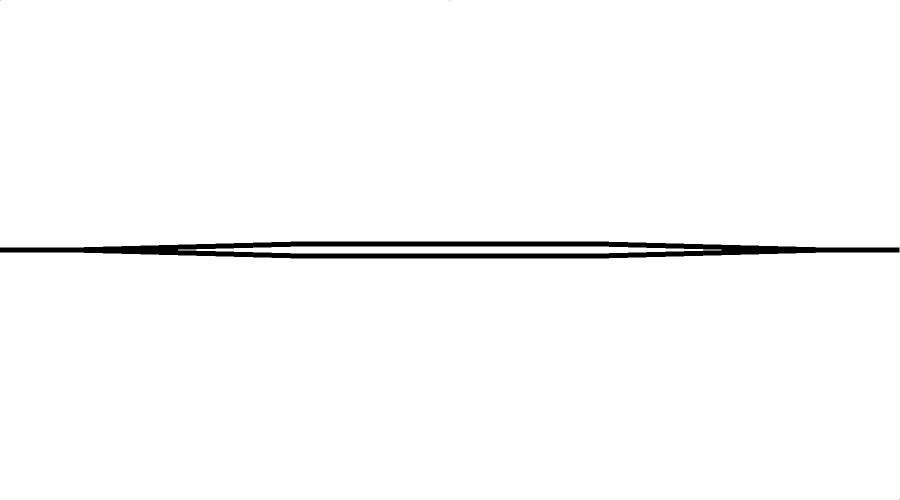
%> input picture BPM/machzender.bmp, 1800 x 1000 px (shown at 1/2 size)
$ octave BPM_mach_zender.m   (GNU Octave 9; MATLAB toolbox functions it lacks are replaced by stand-ins)
%> lines starting %> are read from the running program, lines starting %| are printed output that depends on the picture; in (x1, y1, x2, y2) boxes, pixels count from 0 and x2, y2 are one past the last pixel; in counts of white or black regions, pixels touching at a corner belong together; the program's own positions count from 1
% Beam Propagation Method 30 Marzo 2007
% Edgar Guevara Codina
% Dispositivos Optoelectronicos
% Propagacion de un pulso gaussiano por el modulador Mach-Zender
close all; clear all;       % cierra ventanas y borra variables
%----------- Declaracion de Variables -------------------------------
xa = -100e-6;               % Coordenada Inicial
xb = 100e-6;                % Coordenada Final
num_samples = 1000;         % Numero de muestras (par)
H = xb - xa;                % Tamaño del dominio espacial
del = H/num_samples;        % Espaciado de las muestras
x = linspace (xa, xb-del, num_samples);     % Dominio espacial
A = 1;                      % Amplitud del pulso
x0 = 0.1e-6;                  % Desplazamiento
W0 = 1.2e-6;                  % Radio de la cintura del pulso
nmax = 3.492;               % Indice de refraccion maximo 3.492
nmin = 3.481;               % Indice de refraccion minimo 3.481
lambda = 1e-6;           % Longitud de onda
k0=(2*pi/lambda);           % Numero de onda
deltaz = 1e-6;              % Intervalo de Propagacion
zmax = 1800;                 % Distancia Maxima de Propagacion (um)
% ---------- Reticula para graficar pulso propagado -------------------
[xx,yy] = meshgrid ([xa:del:xb-del],[1:1:zmax]);
% ---------- Generacion del pulso gaussiano ---------------------------
modo = A*exp (-((x+x0)/W0).^2);  % Pulso Gaussiano
dftmodo = fix(fft(modo));   % Transformada Discreta de Fourier de dicho pulso
%figure(1);
% Grafica el pulso original
%subplot(3,1,1); plot(x,modo,'r.');grid on; xlim([xa xb]);
%title(sprintf('Pulso Gaussiano Original %de^{-(x+%g/%g)^2}',A,x0,W0));
% Grafica la magnitud del pulso original
%subplot(3,1,2); plot(abs(dftmodo),'g.');grid on; title('Magnitud');
% Grafica la fase del pulso original
%subplot(3,1,3); plot(angle(dftmodo),'b.');grid on; title('Fase');
% --------------- Obtencion del indice promedio -----------------------
nbar = (nmax + nmin)/2;
% ---------- Generacion del perfil de la guia de onda -----------------
zz = imread('machzender.bmp','BMP');
%> zz: size 1000x1800 logical; 98.3% white; 4 black regions (3 under 20 px), largest, box (x1, y1, x2, y2) and area: (0, 483, 1799, 517) 31116
zz=+zz;
zz=zz.';
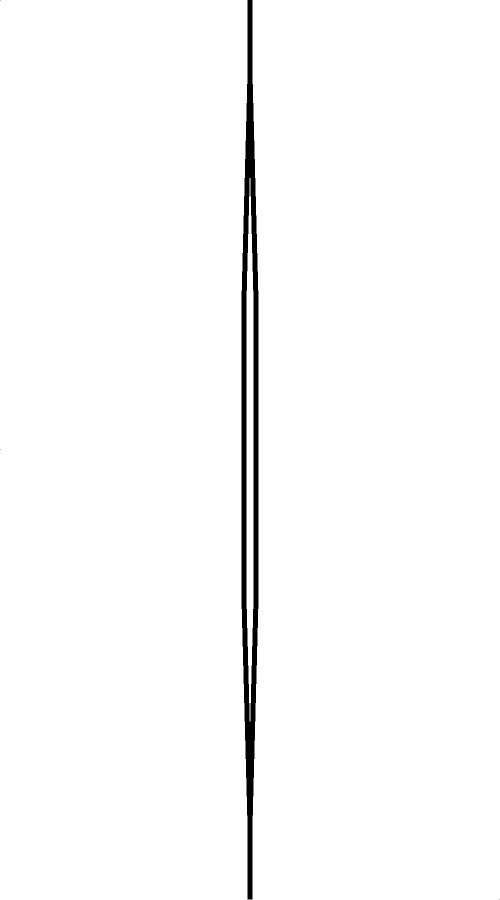
%> zz: size 1800x1000 double (shown at 1/2 size); values 0 (black) and 1 (white), 98.3% white; 4 black regions (3 under 20 px), largest, box (x1, y1, x2, y2) and area: (483, 0, 517, 1799) 31116
%figure(2);
for j = 1:1:num_samples,
    for k = 1:1:zmax,
        if(zz(k,j)==1)
            n(k,j)=nmin;
        else
            n(k,j)=nmax;
        end
    end
end
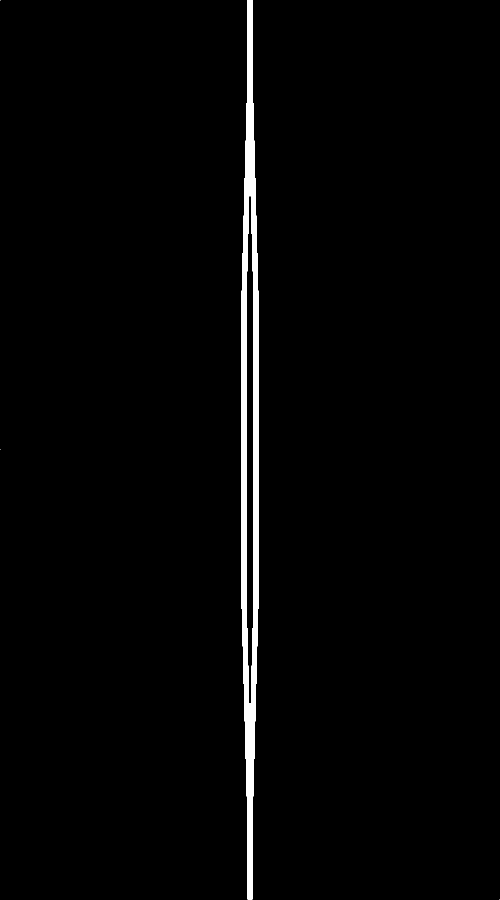
%> n: size 1800x1000 double (shown at 1/2 size); values 3.48 (black) and 3.49 (white), 1.7% white; 4 white regions (3 under 20 px), largest, box (x1, y1, x2, y2) and area: (483, 0, 517, 1799) 31116
%Variacion del indice para un desfase de 180º (3.4883)
for j = 600:1:1200,
    for k = 500:1:520,
        if(n(j,k)==nmax)
            n(j,k)=3.4883;
        end
    end
end
%mesh(xx,yy,n);
%xlim([xa/4 xb/4]);
%colormap jet;
%shading interp;
%view (0,90);
%plot(x,n,'b.'); title('Perfil de indice de refraccion'); xlim([xa xb]);
% ---------------- Calculo de la fase 1 normalizada -------------------
kx1 = linspace(0,num_samples/2 + 1,num_samples/2);
kx2 = linspace(-num_samples/2,-1,num_samples/2);
kx = (2*pi/H)*[kx1 kx2];
%figure(3);
%plot(kx,'r.'); title('Vector de onda Kx');
fase1 = exp((i*deltaz*kx.^2)./(nbar*k0 + sqrt(max(0,nbar^2*k0*2 - kx.^2))));
% --------------- Calculo de la atenuacion -----------------
for j = 1:1:num_samples,
    if (j >= 370) && (j <= 630)
        od(j) = 0;
    else
        od(j) = 7500;
    end
end
% [6 lines of commented-out code are left out]
for k = 1:1:zmax,
        fase2 = exp(-(od + i*(n(k,:) - nbar)*k0)*deltaz);
        % Aplicamos la Transformada Inversa
        modo = ifft((fft(modo).*fase1)).*fase2;
        zz(k,:) = abs(modo);
 end
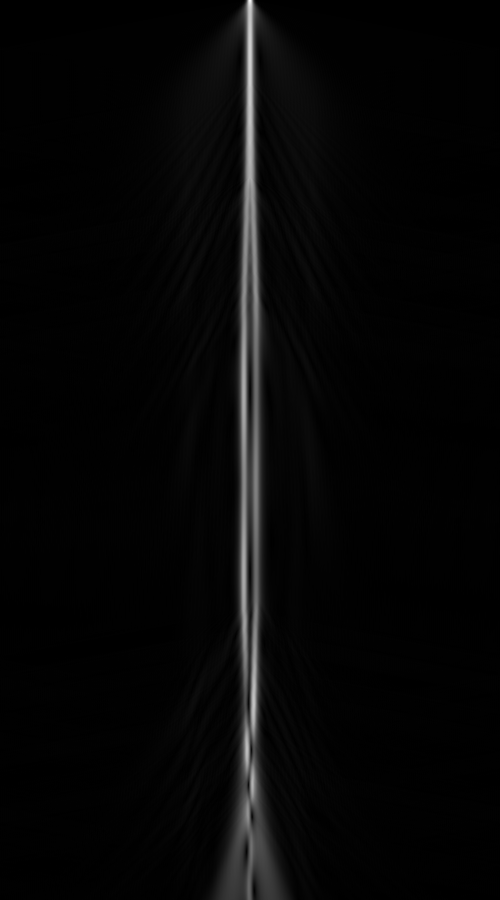
%> zz: size 1800x1000 double (shown at 1/2 size); min 1.5e-12, max 0.989, mean 0.0258
% Graficamos la magnitud de nuestros pulsos propagados
%surf(xx,yy,zz,'FaceColor','interp','edgecolor','none','FaceLighting','phong');
surf(xx,yy,zz);
colormap hsv;
shading interp;
grid on;
view (0,90);
xlim([xa/4 xb/4]);
title('Desfase de 180º');
%camlight (0,90);
%figure(6);
%contour(xx,yy,zz,30);
xlim([xa/4 xb/4]);
title('Grafica de Contorno');
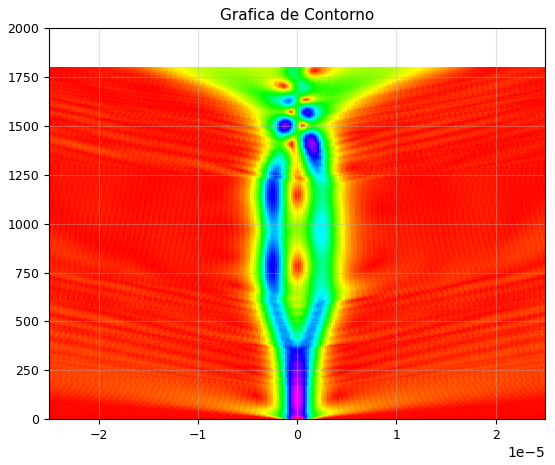
%> figure redrawn from the program's plot data
